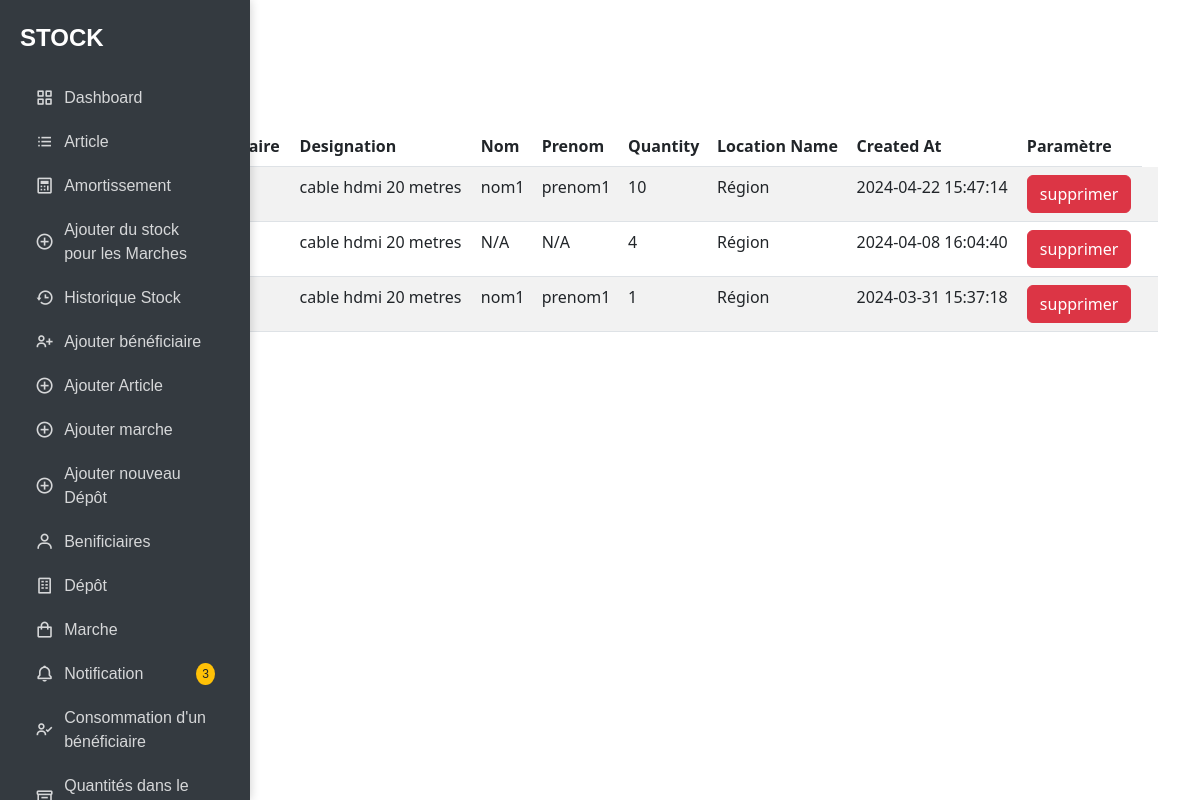
Screenshot of /inventory_V10/notification.php (signed in) with the database file from the repository.
### tables this page shows
CREATE TABLE IF NOT EXISTS `notification` (
  `id` int NOT NULL AUTO_INCREMENT,
  `article_id` int DEFAULT NULL,
  `quantity` int DEFAULT NULL,
  `location_id` int DEFAULT NULL,
  `beneficiary_matricule` int NOT NULL,
  `created_at` timestamp NULL DEFAULT CURRENT_TIMESTAMP,
  PRIMARY KEY (`id`),
  KEY `article_id` (`article_id`),
  KEY `location_id` (`location_id`)
);

### inventory_V10/notification.php (the view, shortened to what this page needs)
<?php
include "connection.php";
$sql = "SELECT * FROM notification";
$stmt = $conn->prepare($sql);
$stmt->execute();
$notifications = $stmt->fetchAll(PDO::FETCH_ASSOC);
$modifiedNotifications = array();
foreach ($notifications as $notification) {
    $location_id = $notification['location_id'];
    $articleId = $notification['article_id'];
    $beneficiary_matricule = $notification['beneficiary_matricule'];
    $sql_location = "SELECT locationName FROM location WHERE idL = :location_id";
    $stmt_location = $conn->prepare($sql_location);
    $stmt_location->bindParam(':location_id', $location_id);
    $stmt_location->execute();
    $location_data = $stmt_location->fetch(PDO::FETCH_ASSOC);
    $locationName = ($location_data === false) ? 'N/A' : $location_data['locationName'];
    $sql_designation = "SELECT designation FROM articles WHERE id = :article_id";
    $stmt_designation = $conn->prepare($sql_designation);
    $stmt_designation->bindParam(':article_id', $articleId);
    $stmt_designation->execute();
    $designation_data = $stmt_designation->fetch(PDO::FETCH_ASSOC);
    $designation = ($designation_data === false) ? 'N/A' : $designation_data['designation'];
    $sql_beneficiaire = "SELECT nom, prenom FROM beneficiaire WHERE matriculeU = :matriculeU";
    $stmt_beneficiaire = $conn->prepare($sql_beneficiaire);
    $stmt_beneficiaire->bindParam(':matriculeU', $beneficiary_matricule);
    $stmt_beneficiaire->execute();
    $beneficiaire_data = $stmt_beneficiaire->fetch(PDO::FETCH_ASSOC);
    $nom = ($beneficiaire_data === false) ? 'N/A' : $beneficiaire_data['nom'];
    $prenom = ($beneficiaire_data === false) ? 'N/A' : $beneficiaire_data['prenom'];
    $modifiedNotification = array(
        'id' => $notification['id'],
        'article_id' => $notification['article_id'],
        'beneficiary_matricule' => $notification['beneficiary_matricule'],
        'quantity' => $notification['quantity'],
        'location_id' => $notification['location_id'],
        'created_at' => $notification['created_at'],
        'locationName' => $locationName,
        'designation' => $designation,
        'nom' => $nom,
        'prenom' => $prenom
    );
    $modifiedNotifications[] = $modifiedNotification;
}
?>
<!DOCTYPE html>
<html lang="en">
<head>
    <link rel="stylesheet" href="https://cdn.jsdelivr.net/npm/bootstrap@5.3.0-alpha1/dist/css/bootstrap.min.css">
    <link href='https://unpkg.com/boxicons@2.1.4/css/boxicons.min.css' rel='stylesheet'>
</head>
<body>
    <?php
        include "nav.php";
    ?>
    <div class="container py-5">
        <h2>Notifications</h2>
        <div class="table-container">
            <table class="table table-striped">
                <thead>
                    <tr>
                        <th>ID</th>
                        <th>Matricule de benificiaire </th>
                        <th>Designation</th>
                        <th>Nom</th>
                        <th>Prenom</th>
                        <th>Quantity</th>
                        <th>Location Name</th>
                        <th>Created At</th>
                        <th>Paramètre</th>
                    </tr>
                </thead>
                <tbody>
                    <?php foreach ($modifiedNotifications as $notification) : ?>
                        <tr>
                            <td><?php echo $notification['id']; ?></td>
                            <td><?php echo $notification['beneficiary_matricule']; ?></td>
                            <td><?php echo isset($notification['designation']) ? $notification['designation'] : 'N/A'; ?></td>
                            <td><?php echo isset($notification['nom']) ? $notification['nom'] : 'N/A'; ?></td>
                            <td><?php echo isset($notification['prenom']) ? $notification['prenom'] : 'N/A'; ?></td>
                            <td><?php echo $notification['quantity']; ?></td>
                            <td><?php echo isset($notification['locationName']) ? $notification['locationName'] : 'N/A'; ?></td>
                            <td><?php echo $notification['created_at']; ?></td>
                            <td>
                                <a href="delete_not.php?id=<?php echo $notification['id']; ?>" class="btn btn-danger">supprimer</a>
                            </td>
                            <td>
                            </td>
                        </tr>
                    <?php endforeach; ?>
                </tbody>
            </table>
        </div>
    </div>
</body>
</html>

### inventory_V10/notification.php (style rules this page uses)
body { padding: 20px; }
h2 { margin-bottom: 20px; }
.table-container { margin-top: 20px; }

### rows the page displays
notification: designation "cable hdmi 20 metres", nom "nom1", prenom "prenom1", quantity "10", locationName "Région", created_at "2024-04-22 15:47:14"
notification: designation "cable hdmi 20 metres", nom "N/A", prenom "N/A", quantity "4", locationName "Région", created_at "2024-04-08 16:04:40"
notification: designation "cable hdmi 20 metres", nom "nom1", prenom "prenom1", quantity "1", locationName "Région", created_at "2024-03-31 15:37:18"

### other values shown
$notification_count "3"
